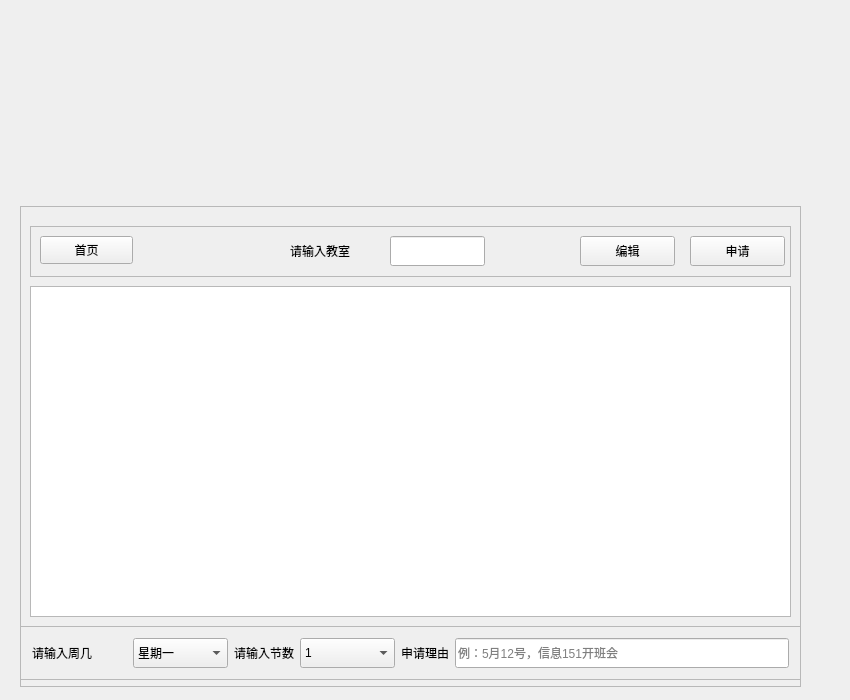
<?xml version="1.0" encoding="UTF-8"?>
<ui version="4.0">
 <class>classManage</class>
 <widget class="QWidget" name="classManage">
  <property name="geometry">
   <rect>
    <x>0</x>
    <y>0</y>
    <width>850</width>
    <height>700</height>
   </rect>
  </property>
  <property name="minimumSize">
   <size>
    <width>850</width>
    <height>700</height>
   </size>
  </property>
  <property name="maximumSize">
   <size>
    <width>850</width>
    <height>700</height>
   </size>
  </property>
  <property name="windowTitle">
   <string>classManage</string>
  </property>
  <layout class="QVBoxLayout">
   <property name="leftMargin">
    <number>0</number>
   </property>
   <property name="topMargin">
    <number>0</number>
   </property>
   <property name="rightMargin">
    <number>0</number>
   </property>
   <property name="bottomMargin">
    <number>0</number>
   </property>
   <item>
    <widget class="TextScroll" name="upLabel">
     <property name="sizePolicy">
      <sizepolicy hsizetype="Preferred" vsizetype="Expanding">
       <horstretch>0</horstretch>
       <verstretch>0</verstretch>
      </sizepolicy>
     </property>
     <property name="minimumSize">
      <size>
       <width>0</width>
       <height>180</height>
      </size>
     </property>
     <property name="maximumSize">
      <size>
       <width>16777215</width>
       <height>180</height>
      </size>
     </property>
     <property name="text">
      <string/>
     </property>
     <property name="alignment">
      <set>Qt::AlignCenter</set>
     </property>
    </widget>
   </item>
   <item>
    <widget class="QStackedWidget" name="stackedWidget">
     <property name="styleSheet">
      <string notr="true"/>
     </property>
     <property name="currentIndex">
      <number>3</number>
     </property>
     <widget class="QWidget" name="homePage">
      <layout class="QGridLayout" name="gridLayout">
       <item row="0" column="0">
        <widget class="QPushButton" name="btnFindFreeClass">
         <property name="minimumSize">
          <size>
           <width>200</width>
           <height>70</height>
          </size>
         </property>
         <property name="maximumSize">
          <size>
           <width>200</width>
           <height>70</height>
          </size>
         </property>
         <property name="styleSheet">
          <string notr="true">QPushButton
{
    background-color:rgba(255, 255 , 255,70%);
	font: bold 20px;
	border:3px solid red;
    border-radius:8px;
}

QPushButton:hover
{
	background-color:rgba(255, 0 , 0,5%);
    color:rgb(0 , 0 , 255);
}

QPushButton:pressed
{
    color:rgb(0 , 109 , 176);
}</string>
         </property>
         <property name="text">
          <string>1.查询自习室</string>
         </property>
        </widget>
       </item>
       <item row="1" column="0">
        <widget class="QPushButton" name="btnFindTimetable">
         <property name="minimumSize">
          <size>
           <width>200</width>
           <height>70</height>
          </size>
         </property>
         <property name="maximumSize">
          <size>
           <width>200</width>
           <height>70</height>
          </size>
         </property>
         <property name="styleSheet">
          <string notr="true">QPushButton
{
    background-color:rgba(255, 255 , 255,70%);
	font: bold 20px;
	border:3px solid red;
    border-radius:8px;
}

QPushButton:hover
{
	background-color:rgba(255, 0 , 0,5%);
    color:rgb(0 , 0 , 255);
}

QPushButton:pressed
{
    color:rgb(0 , 109 , 176);
}</string>
         </property>
         <property name="text">
          <string>2.查询课表</string>
         </property>
        </widget>
       </item>
       <item row="2" column="0">
        <widget class="QPushButton" name="btnApplyClass">
         <property name="minimumSize">
          <size>
           <width>200</width>
           <height>70</height>
          </size>
         </property>
         <property name="maximumSize">
          <size>
           <width>200</width>
           <height>70</height>
          </size>
         </property>
         <property name="styleSheet">
          <string notr="true">QPushButton
{
    background-color:rgba(255, 255 , 255,70%);
	font: bold 20px;
	border:3px solid red;
    border-radius:8px;
}

QPushButton:hover
{
	background-color:rgba(255, 0 , 0,5%);
    color:rgb(0 , 0 , 255);
}

QPushButton:pressed
{
    color:rgb(0 , 109 , 176);
}</string>
         </property>
         <property name="text">
          <string>3.申请教室</string>
         </property>
        </widget>
       </item>
       <item row="3" column="0">
        <widget class="QPushButton" name="btnReturnClass">
         <property name="minimumSize">
          <size>
           <width>200</width>
           <height>70</height>
          </size>
         </property>
         <property name="maximumSize">
          <size>
           <width>200</width>
           <height>70</height>
          </size>
         </property>
         <property name="styleSheet">
          <string notr="true">QPushButton
{
    background-color:rgba(255, 255 , 255,70%);
	font: bold 20px;
	border:3px solid red;
    border-radius:8px;
}

QPushButton:hover
{
	background-color:rgba(255, 0 , 0,5%);
    color:rgb(0 , 0 , 255);
}

QPushButton:pressed
{
    color:rgb(0 , 109 , 176);
}</string>
         </property>
         <property name="text">
          <string>4.归还教室</string>
         </property>
        </widget>
       </item>
      </layout>
     </widget>
     <widget class="QWidget" name="findFreeClassPage">
      <widget class="QFrame" name="frame">
       <property name="geometry">
        <rect>
         <x>10</x>
         <y>20</y>
         <width>811</width>
         <height>501</height>
        </rect>
       </property>
       <property name="frameShape">
        <enum>QFrame::StyledPanel</enum>
       </property>
       <property name="frameShadow">
        <enum>QFrame::Raised</enum>
       </property>
       <widget class="QFrame" name="frame_10">
        <property name="geometry">
         <rect>
          <x>10</x>
          <y>10</y>
          <width>811</width>
          <height>52</height>
         </rect>
        </property>
        <property name="frameShape">
         <enum>QFrame::StyledPanel</enum>
        </property>
        <property name="frameShadow">
         <enum>QFrame::Raised</enum>
        </property>
        <widget class="QLabel" name="label">
         <property name="geometry">
          <rect>
           <x>200</x>
           <y>10</y>
           <width>95</width>
           <height>30</height>
          </rect>
         </property>
         <property name="minimumSize">
          <size>
           <width>95</width>
           <height>30</height>
          </size>
         </property>
         <property name="maximumSize">
          <size>
           <width>95</width>
           <height>30</height>
          </size>
         </property>
         <property name="text">
          <string>请输入时间</string>
         </property>
        </widget>
        <widget class="QComboBox" name="cbxWeek">
         <property name="geometry">
          <rect>
           <x>300</x>
           <y>10</y>
           <width>95</width>
           <height>30</height>
          </rect>
         </property>
         <property name="minimumSize">
          <size>
           <width>95</width>
           <height>30</height>
          </size>
         </property>
         <property name="maximumSize">
          <size>
           <width>95</width>
           <height>30</height>
          </size>
         </property>
         <item>
          <property name="text">
           <string>星期一</string>
          </property>
         </item>
         <item>
          <property name="text">
           <string>星期二</string>
          </property>
         </item>
         <item>
          <property name="text">
           <string>星期三</string>
          </property>
         </item>
         <item>
          <property name="text">
           <string>星期四</string>
          </property>
         </item>
         <item>
          <property name="text">
           <string>星期五</string>
          </property>
         </item>
        </widget>
        <widget class="QComboBox" name="cbxLesson">
         <property name="geometry">
          <rect>
           <x>500</x>
           <y>10</y>
           <width>95</width>
           <height>30</height>
          </rect>
         </property>
         <property name="minimumSize">
          <size>
           <width>95</width>
           <height>30</height>
          </size>
         </property>
         <property name="maximumSize">
          <size>
           <width>95</width>
           <height>30</height>
          </size>
         </property>
         <item>
          <property name="text">
           <string>1</string>
          </property>
         </item>
         <item>
          <property name="text">
           <string>2</string>
          </property>
         </item>
         <item>
          <property name="text">
           <string>3</string>
          </property>
         </item>
         <item>
          <property name="text">
           <string>4</string>
          </property>
         </item>
         <item>
          <property name="text">
           <string>5</string>
          </property>
         </item>
         <item>
          <property name="text">
           <string>6</string>
          </property>
         </item>
        </widget>
        <widget class="QPushButton" name="pushButton">
         <property name="geometry">
          <rect>
           <x>690</x>
           <y>10</y>
           <width>95</width>
           <height>30</height>
          </rect>
         </property>
         <property name="minimumSize">
          <size>
           <width>95</width>
           <height>30</height>
          </size>
         </property>
         <property name="maximumSize">
          <size>
           <width>95</width>
           <height>30</height>
          </size>
         </property>
         <property name="text">
          <string>查询</string>
         </property>
        </widget>
        <widget class="QPushButton" name="btnhome">
         <property name="geometry">
          <rect>
           <x>20</x>
           <y>10</y>
           <width>95</width>
           <height>30</height>
          </rect>
         </property>
         <property name="minimumSize">
          <size>
           <width>95</width>
           <height>30</height>
          </size>
         </property>
         <property name="maximumSize">
          <size>
           <width>95</width>
           <height>30</height>
          </size>
         </property>
         <property name="text">
          <string>首页</string>
         </property>
        </widget>
        <widget class="QLabel" name="label_5">
         <property name="geometry">
          <rect>
           <x>410</x>
           <y>15</y>
           <width>81</width>
           <height>21</height>
          </rect>
         </property>
         <property name="text">
          <string>请输入节数</string>
         </property>
        </widget>
       </widget>
       <widget class="QTextEdit" name="textEdit">
        <property name="geometry">
         <rect>
          <x>20</x>
          <y>70</y>
          <width>771</width>
          <height>401</height>
         </rect>
        </property>
        <property name="styleSheet">
         <string notr="true">font-size:24px;
color:red;
font-family:&quot;微软雅黑&quot;;</string>
        </property>
       </widget>
      </widget>
     </widget>
     <widget class="QWidget" name="findTimetablePage">
      <widget class="QFrame" name="frame_3">
       <property name="geometry">
        <rect>
         <x>20</x>
         <y>20</y>
         <width>781</width>
         <height>481</height>
        </rect>
       </property>
       <property name="frameShape">
        <enum>QFrame::StyledPanel</enum>
       </property>
       <property name="frameShadow">
        <enum>QFrame::Raised</enum>
       </property>
       <widget class="QFrame" name="frame_4">
        <property name="geometry">
         <rect>
          <x>10</x>
          <y>20</y>
          <width>761</width>
          <height>51</height>
         </rect>
        </property>
        <property name="frameShape">
         <enum>QFrame::StyledPanel</enum>
        </property>
        <property name="frameShadow">
         <enum>QFrame::Raised</enum>
        </property>
        <widget class="QPushButton" name="btnhome_2">
         <property name="geometry">
          <rect>
           <x>0</x>
           <y>10</y>
           <width>95</width>
           <height>30</height>
          </rect>
         </property>
         <property name="minimumSize">
          <size>
           <width>95</width>
           <height>30</height>
          </size>
         </property>
         <property name="maximumSize">
          <size>
           <width>95</width>
           <height>30</height>
          </size>
         </property>
         <property name="text">
          <string>首页</string>
         </property>
        </widget>
        <widget class="QLabel" name="label_2">
         <property name="geometry">
          <rect>
           <x>260</x>
           <y>10</y>
           <width>95</width>
           <height>30</height>
          </rect>
         </property>
         <property name="minimumSize">
          <size>
           <width>95</width>
           <height>30</height>
          </size>
         </property>
         <property name="maximumSize">
          <size>
           <width>95</width>
           <height>30</height>
          </size>
         </property>
         <property name="text">
          <string>请输入教室</string>
         </property>
        </widget>
        <widget class="QLineEdit" name="lineEdit">
         <property name="geometry">
          <rect>
           <x>360</x>
           <y>10</y>
           <width>95</width>
           <height>30</height>
          </rect>
         </property>
         <property name="minimumSize">
          <size>
           <width>95</width>
           <height>30</height>
          </size>
         </property>
         <property name="maximumSize">
          <size>
           <width>95</width>
           <height>30</height>
          </size>
         </property>
        </widget>
        <widget class="QPushButton" name="pushButton_2">
         <property name="geometry">
          <rect>
           <x>660</x>
           <y>10</y>
           <width>95</width>
           <height>30</height>
          </rect>
         </property>
         <property name="minimumSize">
          <size>
           <width>95</width>
           <height>30</height>
          </size>
         </property>
         <property name="maximumSize">
          <size>
           <width>95</width>
           <height>30</height>
          </size>
         </property>
         <property name="text">
          <string>查询</string>
         </property>
        </widget>
       </widget>
       <widget class="QTableView" name="tableView_2">
        <property name="geometry">
         <rect>
          <x>10</x>
          <y>90</y>
          <width>761</width>
          <height>381</height>
         </rect>
        </property>
        <property name="styleSheet">
         <string notr="true"/>
        </property>
       </widget>
      </widget>
     </widget>
     <widget class="QWidget" name="applyClassPage">
      <widget class="QFrame" name="frame_5">
       <property name="geometry">
        <rect>
         <x>20</x>
         <y>20</y>
         <width>781</width>
         <height>481</height>
        </rect>
       </property>
       <property name="frameShape">
        <enum>QFrame::StyledPanel</enum>
       </property>
       <property name="frameShadow">
        <enum>QFrame::Raised</enum>
       </property>
       <widget class="QTableView" name="tableView_3">
        <property name="geometry">
         <rect>
          <x>10</x>
          <y>80</y>
          <width>761</width>
          <height>331</height>
         </rect>
        </property>
       </widget>
       <widget class="QFrame" name="frame_9">
        <property name="geometry">
         <rect>
          <x>10</x>
          <y>20</y>
          <width>761</width>
          <height>51</height>
         </rect>
        </property>
        <property name="frameShape">
         <enum>QFrame::StyledPanel</enum>
        </property>
        <property name="frameShadow">
         <enum>QFrame::Raised</enum>
        </property>
        <widget class="QLabel" name="label_3">
         <property name="geometry">
          <rect>
           <x>260</x>
           <y>10</y>
           <width>95</width>
           <height>30</height>
          </rect>
         </property>
         <property name="minimumSize">
          <size>
           <width>95</width>
           <height>30</height>
          </size>
         </property>
         <property name="maximumSize">
          <size>
           <width>95</width>
           <height>30</height>
          </size>
         </property>
         <property name="text">
          <string>请输入教室</string>
         </property>
        </widget>
        <widget class="QLineEdit" name="lineEdit_2">
         <property name="geometry">
          <rect>
           <x>360</x>
           <y>10</y>
           <width>95</width>
           <height>30</height>
          </rect>
         </property>
         <property name="minimumSize">
          <size>
           <width>95</width>
           <height>30</height>
          </size>
         </property>
         <property name="maximumSize">
          <size>
           <width>95</width>
           <height>30</height>
          </size>
         </property>
        </widget>
        <widget class="QPushButton" name="pushButton_3">
         <property name="geometry">
          <rect>
           <x>550</x>
           <y>10</y>
           <width>95</width>
           <height>30</height>
          </rect>
         </property>
         <property name="minimumSize">
          <size>
           <width>95</width>
           <height>30</height>
          </size>
         </property>
         <property name="maximumSize">
          <size>
           <width>95</width>
           <height>30</height>
          </size>
         </property>
         <property name="text">
          <string>编辑</string>
         </property>
        </widget>
        <widget class="QPushButton" name="btnhome_3">
         <property name="geometry">
          <rect>
           <x>10</x>
           <y>10</y>
           <width>93</width>
           <height>28</height>
          </rect>
         </property>
         <property name="text">
          <string>首页</string>
         </property>
        </widget>
        <widget class="QPushButton" name="pushButton_4">
         <property name="geometry">
          <rect>
           <x>660</x>
           <y>10</y>
           <width>95</width>
           <height>30</height>
          </rect>
         </property>
         <property name="minimumSize">
          <size>
           <width>95</width>
           <height>30</height>
          </size>
         </property>
         <property name="maximumSize">
          <size>
           <width>95</width>
           <height>30</height>
          </size>
         </property>
         <property name="text">
          <string>申请</string>
         </property>
        </widget>
       </widget>
       <widget class="QFrame" name="frame_12">
        <property name="geometry">
         <rect>
          <x>0</x>
          <y>420</y>
          <width>781</width>
          <height>54</height>
         </rect>
        </property>
        <property name="frameShape">
         <enum>QFrame::StyledPanel</enum>
        </property>
        <property name="frameShadow">
         <enum>QFrame::Raised</enum>
        </property>
        <layout class="QHBoxLayout" name="horizontalLayout">
         <item>
          <widget class="QLabel" name="label_6">
           <property name="minimumSize">
            <size>
             <width>95</width>
             <height>30</height>
            </size>
           </property>
           <property name="maximumSize">
            <size>
             <width>95</width>
             <height>30</height>
            </size>
           </property>
           <property name="text">
            <string>请输入周几</string>
           </property>
          </widget>
         </item>
         <item>
          <widget class="QComboBox" name="cbxWeek_2">
           <property name="minimumSize">
            <size>
             <width>95</width>
             <height>30</height>
            </size>
           </property>
           <property name="maximumSize">
            <size>
             <width>95</width>
             <height>30</height>
            </size>
           </property>
           <item>
            <property name="text">
             <string>星期一</string>
            </property>
           </item>
           <item>
            <property name="text">
             <string>星期二</string>
            </property>
           </item>
           <item>
            <property name="text">
             <string>星期三</string>
            </property>
           </item>
           <item>
            <property name="text">
             <string>星期四</string>
            </property>
           </item>
           <item>
            <property name="text">
             <string>星期五</string>
            </property>
           </item>
          </widget>
         </item>
         <item>
          <widget class="QLabel" name="label_7">
           <property name="text">
            <string>请输入节数</string>
           </property>
          </widget>
         </item>
         <item>
          <widget class="QComboBox" name="cbxLesson_2">
           <property name="minimumSize">
            <size>
             <width>95</width>
             <height>30</height>
            </size>
           </property>
           <property name="maximumSize">
            <size>
             <width>95</width>
             <height>30</height>
            </size>
           </property>
           <item>
            <property name="text">
             <string>1</string>
            </property>
           </item>
           <item>
            <property name="text">
             <string>2</string>
            </property>
           </item>
           <item>
            <property name="text">
             <string>3</string>
            </property>
           </item>
           <item>
            <property name="text">
             <string>4</string>
            </property>
           </item>
           <item>
            <property name="text">
             <string>5</string>
            </property>
           </item>
           <item>
            <property name="text">
             <string>6</string>
            </property>
           </item>
          </widget>
         </item>
         <item>
          <widget class="QLabel" name="label_8">
           <property name="text">
            <string>申请理由</string>
           </property>
          </widget>
         </item>
         <item>
          <widget class="QLineEdit" name="applyReasonEdit">
           <property name="maximumSize">
            <size>
             <width>16777215</width>
             <height>30</height>
            </size>
           </property>
           <property name="sizeIncrement">
            <size>
             <width>0</width>
             <height>30</height>
            </size>
           </property>
           <property name="placeholderText">
            <string>例：5月12号，信息151开班会</string>
           </property>
          </widget>
         </item>
        </layout>
       </widget>
      </widget>
     </widget>
     <widget class="QWidget" name="returnClassPage">
      <widget class="QFrame" name="frame_7">
       <property name="geometry">
        <rect>
         <x>10</x>
         <y>20</y>
         <width>811</width>
         <height>481</height>
        </rect>
       </property>
       <property name="frameShape">
        <enum>QFrame::StyledPanel</enum>
       </property>
       <property name="frameShadow">
        <enum>QFrame::Raised</enum>
       </property>
       <widget class="QTableView" name="tableView_4">
        <property name="geometry">
         <rect>
          <x>10</x>
          <y>90</y>
          <width>781</width>
          <height>331</height>
         </rect>
        </property>
       </widget>
       <widget class="QFrame" name="frame_11">
        <property name="geometry">
         <rect>
          <x>10</x>
          <y>30</y>
          <width>791</width>
          <height>51</height>
         </rect>
        </property>
        <property name="frameShape">
         <enum>QFrame::StyledPanel</enum>
        </property>
        <property name="frameShadow">
         <enum>QFrame::Raised</enum>
        </property>
        <widget class="QLabel" name="label_4">
         <property name="geometry">
          <rect>
           <x>260</x>
           <y>10</y>
           <width>95</width>
           <height>30</height>
          </rect>
         </property>
         <property name="minimumSize">
          <size>
           <width>95</width>
           <height>30</height>
          </size>
         </property>
         <property name="maximumSize">
          <size>
           <width>95</width>
           <height>30</height>
          </size>
         </property>
         <property name="text">
          <string>请输入教室</string>
         </property>
        </widget>
        <widget class="QLineEdit" name="lineEdit_3">
         <property name="geometry">
          <rect>
           <x>360</x>
           <y>10</y>
           <width>95</width>
           <height>30</height>
          </rect>
         </property>
         <property name="minimumSize">
          <size>
           <width>95</width>
           <height>30</height>
          </size>
         </property>
         <property name="maximumSize">
          <size>
           <width>95</width>
           <height>30</height>
          </size>
         </property>
        </widget>
        <widget class="QPushButton" name="pushButton_5">
         <property name="geometry">
          <rect>
           <x>570</x>
           <y>10</y>
           <width>95</width>
           <height>30</height>
          </rect>
         </property>
         <property name="minimumSize">
          <size>
           <width>95</width>
           <height>30</height>
          </size>
         </property>
         <property name="maximumSize">
          <size>
           <width>95</width>
           <height>30</height>
          </size>
         </property>
         <property name="text">
          <string>编辑</string>
         </property>
        </widget>
        <widget class="QPushButton" name="pushButton_6">
         <property name="geometry">
          <rect>
           <x>680</x>
           <y>10</y>
           <width>95</width>
           <height>30</height>
          </rect>
         </property>
         <property name="minimumSize">
          <size>
           <width>95</width>
           <height>30</height>
          </size>
         </property>
         <property name="maximumSize">
          <size>
           <width>95</width>
           <height>30</height>
          </size>
         </property>
         <property name="text">
          <string>归还</string>
         </property>
        </widget>
        <widget class="QPushButton" name="btnhome_4">
         <property name="geometry">
          <rect>
           <x>0</x>
           <y>10</y>
           <width>93</width>
           <height>28</height>
          </rect>
         </property>
         <property name="text">
          <string>首页</string>
         </property>
        </widget>
       </widget>
       <widget class="QFrame" name="frame_13">
        <property name="geometry">
         <rect>
          <x>10</x>
          <y>420</y>
          <width>781</width>
          <height>54</height>
         </rect>
        </property>
        <property name="frameShape">
         <enum>QFrame::StyledPanel</enum>
        </property>
        <property name="frameShadow">
         <enum>QFrame::Raised</enum>
        </property>
        <widget class="QLabel" name="label_9">
         <property name="geometry">
          <rect>
           <x>12</x>
           <y>12</y>
           <width>95</width>
           <height>30</height>
          </rect>
         </property>
         <property name="minimumSize">
          <size>
           <width>95</width>
           <height>30</height>
          </size>
         </property>
         <property name="maximumSize">
          <size>
           <width>95</width>
           <height>30</height>
          </size>
         </property>
         <property name="text">
          <string>请输入周几</string>
         </property>
        </widget>
        <widget class="QComboBox" name="cbxWeek_3">
         <property name="geometry">
          <rect>
           <x>114</x>
           <y>12</y>
           <width>95</width>
           <height>30</height>
          </rect>
         </property>
         <property name="minimumSize">
          <size>
           <width>95</width>
           <height>30</height>
          </size>
         </property>
         <property name="maximumSize">
          <size>
           <width>95</width>
           <height>30</height>
          </size>
         </property>
         <item>
          <property name="text">
           <string>星期一</string>
          </property>
         </item>
         <item>
          <property name="text">
           <string>星期二</string>
          </property>
         </item>
         <item>
          <property name="text">
           <string>星期三</string>
          </property>
         </item>
         <item>
          <property name="text">
           <string>星期四</string>
          </property>
         </item>
         <item>
          <property name="text">
           <string>星期五</string>
          </property>
         </item>
        </widget>
        <widget class="QLabel" name="label_10">
         <property name="geometry">
          <rect>
           <x>216</x>
           <y>20</y>
           <width>75</width>
           <height>16</height>
          </rect>
         </property>
         <property name="text">
          <string>请输入节数</string>
         </property>
        </widget>
        <widget class="QComboBox" name="cbxLesson_3">
         <property name="geometry">
          <rect>
           <x>300</x>
           <y>12</y>
           <width>95</width>
           <height>30</height>
          </rect>
         </property>
         <property name="minimumSize">
          <size>
           <width>95</width>
           <height>30</height>
          </size>
         </property>
         <property name="maximumSize">
          <size>
           <width>95</width>
           <height>30</height>
          </size>
         </property>
         <item>
          <property name="text">
           <string>1</string>
          </property>
         </item>
         <item>
          <property name="text">
           <string>2</string>
          </property>
         </item>
         <item>
          <property name="text">
           <string>3</string>
          </property>
         </item>
         <item>
          <property name="text">
           <string>4</string>
          </property>
         </item>
         <item>
          <property name="text">
           <string>5</string>
          </property>
         </item>
         <item>
          <property name="text">
           <string>6</string>
          </property>
         </item>
        </widget>
       </widget>
      </widget>
     </widget>
    </widget>
   </item>
  </layout>
 </widget>
 <layoutdefault spacing="6" margin="11"/>
 <customwidgets>
  <customwidget>
   <class>TextScroll</class>
   <extends>QLabel</extends>
   <header location="global">TextScroll.h</header>
  </customwidget>
 </customwidgets>
 <resources/>
 <connections/>
</ui>
